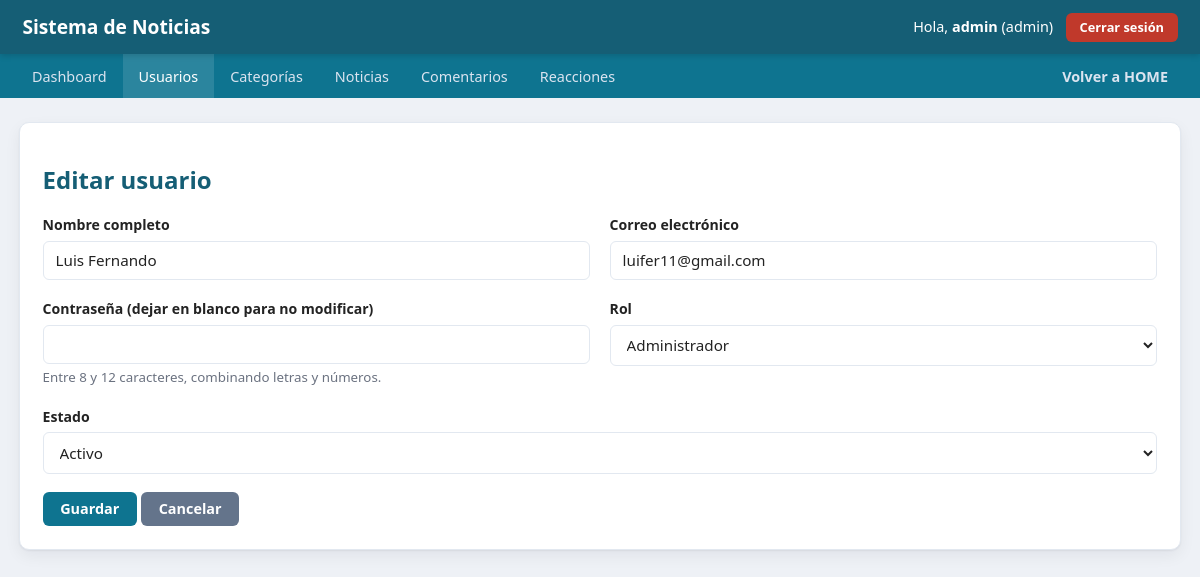
Page /views/admin/users/form.php?id=4 (signed in) on the committed database.
### tables this page shows
CREATE TABLE IF NOT EXISTS `usuarios` (
  `id` int UNSIGNED NOT NULL AUTO_INCREMENT,
  `nombre` varchar(100) NOT NULL,
  `email` varchar(150) NOT NULL,
  `password` varchar(255) NOT NULL COMMENT 'Hash bcrypt (password_hash)',
  `rol` enum('admin','editor','supervisor','usuario') NOT NULL DEFAULT 'usuario',
  `activo` tinyint(1) NOT NULL DEFAULT '1',
  `intentos_fallidos` int UNSIGNED NOT NULL DEFAULT '0',
  `bloqueado_hasta` datetime DEFAULT NULL,
  `created_at` datetime NOT NULL DEFAULT CURRENT_TIMESTAMP,
  `updated_at` datetime DEFAULT NULL ON UPDATE CURRENT_TIMESTAMP,
  PRIMARY KEY (`id`),
  UNIQUE KEY `uq_usuarios_email` (`email`),
  KEY `idx_usuarios_nombre` (`nombre`)
);

### helpers/functions.php (called while the page is built, shortened)
<?php
if (!function_exists('e')) {
    function e(?string $value): string
    {
        return htmlspecialchars($value ?? '', ENT_QUOTES, 'UTF-8');
    }
}

### config/bootstrap.php (called while the page is built, shortened)
<?php
require_once ROOT_PATH . '/core/Database.php';
require_once ROOT_PATH . '/core/Validator.php';
require_once ROOT_PATH . '/core/BaseModel.php';
require_once ROOT_PATH . '/helpers/functions.php';
spl_autoload_register(function (string $class) {
    $paths = [
        ROOT_PATH . "/models/{$class}.php",
        ROOT_PATH . "/controllers/{$class}.php",
    ];
    foreach ($paths as $path) {
        if (file_exists($path)) {
            return;
        }
    }
});

### config/database.php (called while the page is built)
<?php
return [
    'driver'   => 'mysql',
    'host'     => '127.0.0.1',
    'port'     => '3306',
    'database' => 'sistema_noticias',
    'username' => 'root',
    'password' => '',
    'charset'  => 'utf8mb4',
];

### core/Database.php (called while the page is built, shortened)
<?php
class Database
{
    private static ?Database $instance = null;
    private PDO $connection;
    private function __construct()
    {
        $config = require ROOT_PATH . '/config/database.php';
        $dsn = sprintf(
            '%s:host=%s;port=%s;dbname=%s;charset=%s',
            $config['driver'],
            $config['host'],
            $config['port'],
            $config['database'],
            $config['charset']
        );
        try {
            $this->connection = new PDO($dsn, $config['username'], $config['password'], [
                PDO::ATTR_ERRMODE            => PDO::ERRMODE_EXCEPTION,
                PDO::ATTR_DEFAULT_FETCH_MODE => PDO::FETCH_ASSOC,
                PDO::ATTR_EMULATE_PREPARES   => false,
            ]);
        } catch (PDOException $e) {
            throw new RuntimeException('No fue posible conectar a la base de datos.');
        }
    }
    public static function getInstance(): Database
    {
        if (self::$instance === null) {
            self::$instance = new self();
        }
        return self::$instance;
    }
    public function getConnection(): PDO
    {
        return $this->connection;
    }
}

### controllers/UserController.php (called while the page is built, shortened)
<?php
class UserController extends BaseController
{
    private UserModel $userModel;
    public function __construct()
    {
        $this->userModel = new UserModel();
    }
    public function find(int $id): ?array
    {
        return $this->userModel->find($id);
    }
}

### core/BaseModel.php (called while the page is built, shortened)
<?php
abstract class BaseModel implements CrudInterface
{
    protected PDO $db;
    protected string $table;
    protected string $primaryKey = 'id';
    public function __construct()
    {
        $this->db = Database::getInstance()->getConnection();
    }
    public function find(int $id): ?array
    {
        $stmt = $this->db->prepare("SELECT * FROM {$this->table} WHERE {$this->primaryKey} = :id LIMIT 1");
        $stmt->execute(['id' => $id]);
        $row = $stmt->fetch();
        return $row === false ? null : $row;
    }
}

### views/admin/users/form.php (the view, shortened to what this page needs)
<?php
require_once __DIR__ . '/../../../config/bootstrap.php';
$controller = new UserController();
$id = isset($_GET['id']) ? (int) $_GET['id'] : null;
$user = $id !== null ? $controller->find($id) : null;
$pageTitle = $id === null ? 'Nuevo usuario' : 'Editar usuario';
require ROOT_PATH . '/views/partials/admin_header.php';
require ROOT_PATH . '/views/partials/admin_menu.php';
?>
<div class="card">
    <h1><?= e($pageTitle) ?></h1>
    <form method="post" action="<?= BASE_URL ?>/views/admin/users/form.php<?= $id !== null ? '?id=' . $id : '' ?>">
        <div class="form-row">
            <div class="form-group">
                <label for="nombre">Nombre completo</label>
                <input type="text" id="nombre" name="nombre" value="<?= e($_POST['nombre'] ?? $user['nombre'] ?? '') ?>" required>
            </div>
            <div class="form-group">
                <label for="email">Correo electrónico</label>
                <input type="email" id="email" name="email" value="<?= e($_POST['email'] ?? $user['email'] ?? '') ?>" required>
            </div>
        </div>
        <div class="form-row">
            <div class="form-group">
                <label for="password">Contraseña <?= $id !== null ? '(dejar en blanco para no modificar)' : '' ?></label>
                <input type="password" id="password" name="password" minlength="<?= PASSWORD_MIN_LENGTH ?>" maxlength="<?= PASSWORD_MAX_LENGTH ?>" <?= $id === null ? 'required' : '' ?>>
                <small style="color:#6b7280">Entre <?= PASSWORD_MIN_LENGTH ?> y <?= PASSWORD_MAX_LENGTH ?> caracteres, combinando letras y números.</small>
            </div>
            <div class="form-group">
                <label for="rol">Rol</label>
                <?php $rolSel = $_POST['rol'] ?? $user['rol'] ?? 'editor'; ?>
                <select id="rol" name="rol">
                    <option value="admin" <?= $rolSel === 'admin' ? 'selected' : '' ?>>Administrador</option>
                </select>
            </div>
        </div>
        <div class="form-group">
            <label for="activo">Estado</label>
            <?php $activoVal = $_POST['activo'] ?? ($user['activo'] ?? 1); ?>
            <select id="activo" name="activo">
                <option value="1" <?= (string) $activoVal === '1' ? 'selected' : '' ?>>Activo</option>
            </select>
        </div>
        <button type="submit" class="btn">Guardar</button>
        <a href="<?= BASE_URL ?>/views/admin/users/list.php" class="btn btn-secondary">Cancelar</a>
    </form>
</div>
<?php require ROOT_PATH . '/views/partials/admin_footer.php'; ?>

### public/css/admin.css (style rules this page uses)
:root { --color-primary: #0e7490; --color-primary-dark: #155e75; --color-accent: #c0392b; --color-bg: #eef1f6; --color-card: #ffffff; --color-text: #232323; --color-muted: #6b7280; --color-border: #e2e8f0; --radius: 10px; --radius-sm: 6px; --shadow: 0 1px 2px rgba(15, 23, 42, 0.06), 0 6px 16px rgba(15, 23, 42, 0.06); --shadow-hover: 0 4px 10px rgba(15, 23, 42, 0.10), 0 10px 24px rgba(15, 23, 42, 0.08); --transition: 150ms ease; }
* { box-sizing: border-box; }
body { margin: 0; font-family: 'Segoe UI', Arial, sans-serif; background: var(--color-bg); color: var(--color-text); line-height: 1.5; }
a { color: var(--color-primary); text-decoration: none; transition: color var(--transition); }
.card { background: var(--color-card); border: 1px solid var(--color-border); border-radius: var(--radius); box-shadow: var(--shadow); padding: 1.4rem; margin-bottom: 1.2rem; }
h1, h2, h3 { color: var(--color-primary-dark); }
h1 { font-size: 1.5rem; }
input, select, textarea, button { font-family: inherit; font-size: 0.95rem; }
input[type=text], input[type=search], input[type=email], input[type=password], input[type=date], input[type=url], select, textarea { padding: 0.55rem 0.75rem; border: 1px solid var(--color-border); border-radius: var(--radius-sm); background: #fff; color: var(--color-text); width: 100%; transition: border-color var(--transition), box-shadow var(--transition); }
label { font-weight: 600; font-size: 0.88rem; display: block; margin-bottom: 0.35rem; }
.form-group { margin-bottom: 1.1rem; }
.form-row { display: flex; gap: 1.2rem; flex-wrap: wrap; }
.form-row .form-group { flex: 1; min-width: 200px; }
.btn { display: inline-flex; align-items: center; justify-content: center; gap: 0.35rem; padding: 0.55rem 1.1rem; border-radius: var(--radius-sm); border: none; cursor: pointer; background: var(--color-primary); color: #fff; font-weight: 600; font-size: 0.9rem; line-height: 1.2; text-decoration: none; white-space: nowrap; transition: background var(--transition), box-shadow var(--transition), transform var(--transition); }
.btn-secondary { background: #64748b; }

### rows in the picture
usuarios: nombre "Luis Fernando", email "luifer11@gmail.com", activo "Activo"

### other values in the picture
APP_NAME "Sistema de Noticias"
currentUserName() "admin"
$_SESSION['user_role'] "admin"
$pageTitle "Editar usuario"
PASSWORD_MIN_LENGTH "8"
PASSWORD_MAX_LENGTH "12"
